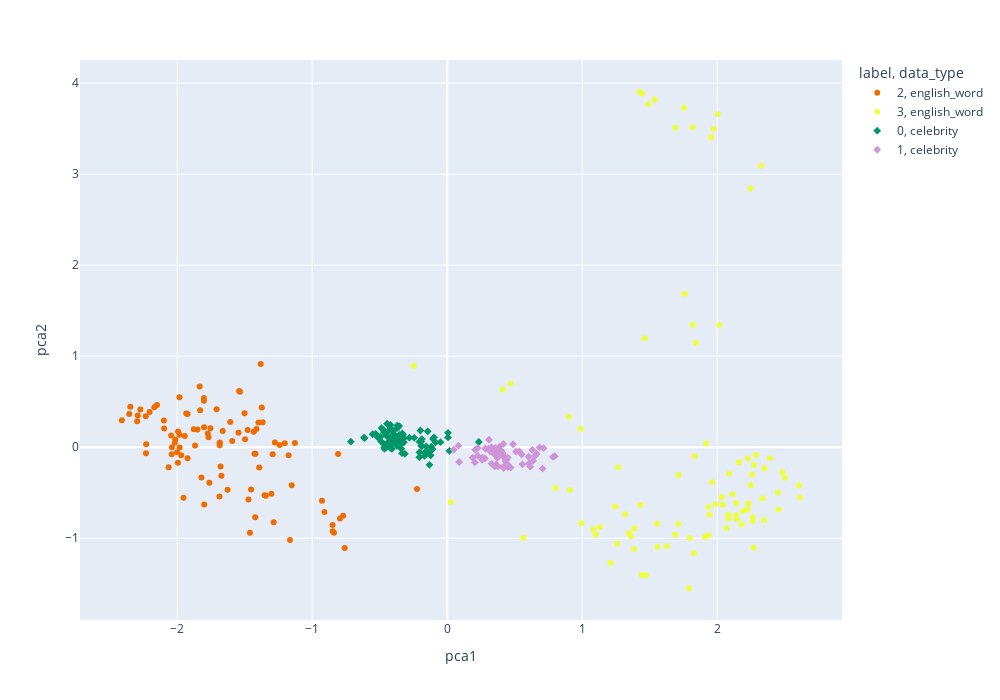

The cell this chart's notebook holds for it:
### Code cell
# df_modified = df[df["label"] ]
# df_modified = df[df["layer_id"] == 16]
# df_modified = df_modified[(df_modified["label"] < 2) | (df_modified["label"] > 3)]
# df_modified = df_modified[df_modified["sufix"] == 1]
# df_modified = df_modified[df_modified["output_length"] < 20]
# print(df_modified.head()["label"])
# print(set(df_modified[data_type]))
df_modified = df.copy()
df_modified["label"] = df_modified["label"].astype(str)
df_modified["random_value"] = np.random.rand(len(df_modified))

scatter = px.scatter(df_modified, x='pca1', y='pca2',
                     color="label",
                    #  size='output_length', 
                     symbol= "data_type",
                     hover_data=["input/output", "output_length", "switch"],
                     color_discrete_sequence=color_selction)

scatter.update_layout(
    # autosize=True,
    width=1000,
    height=700,)

scatter.update_layout(coloraxis_colorbar=dict(yanchor="top", y=1, x=-0.2,
                                          ticks="outside"))

scatter.show()
